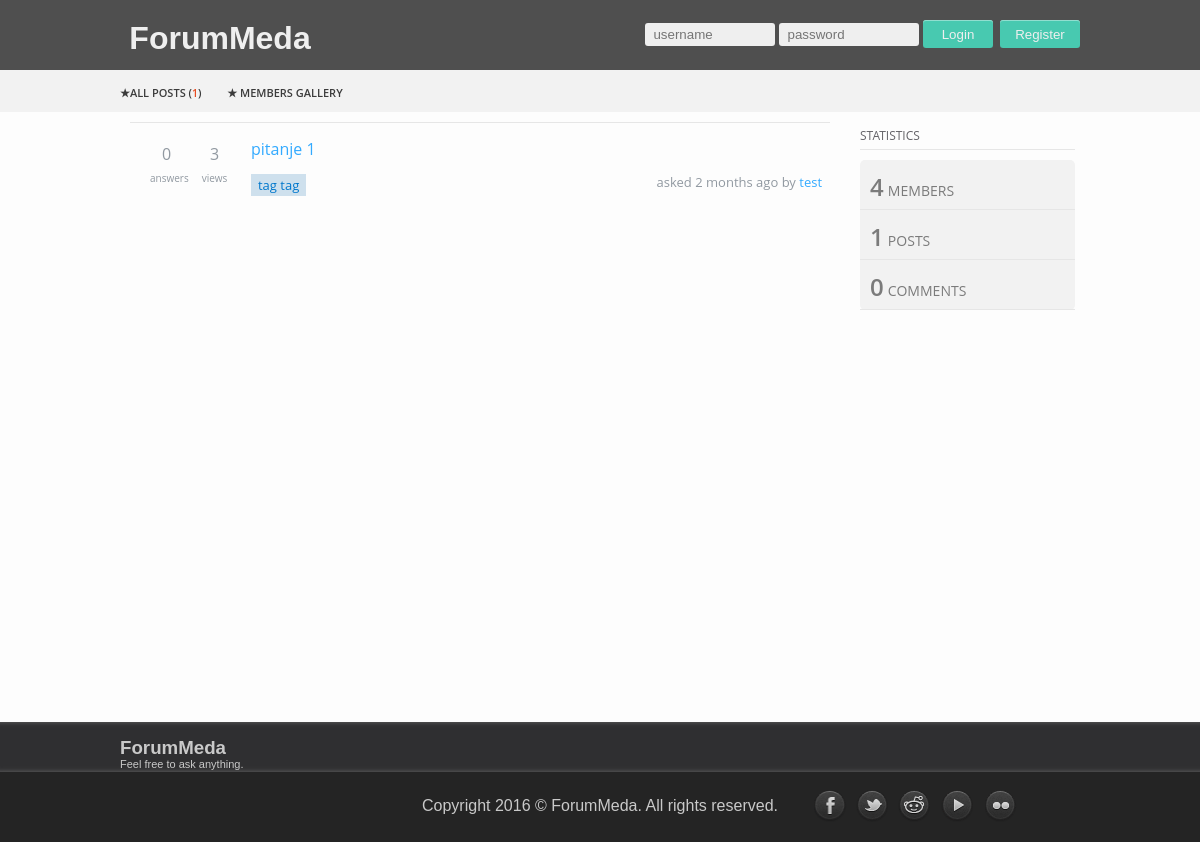
The page /gui/index.php on the database as committed earlier.
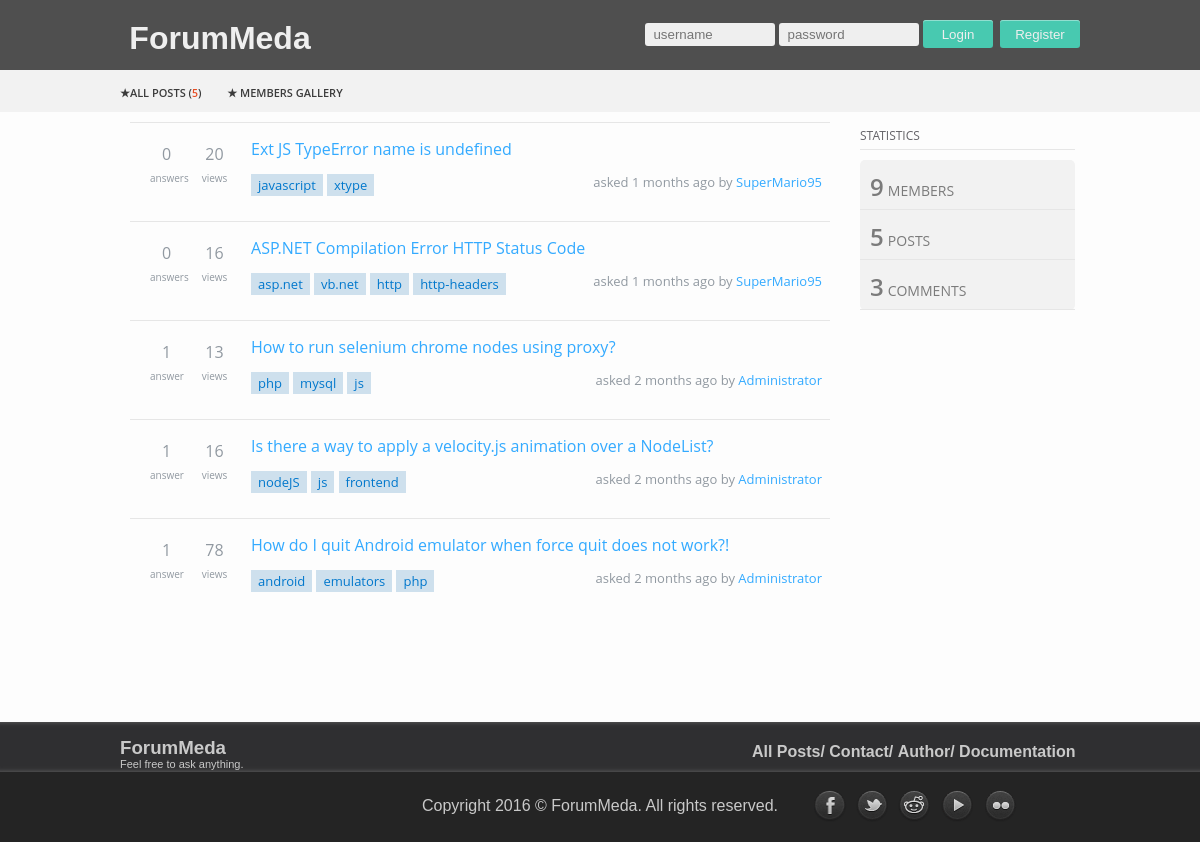
The same page on the database as committed later.
### tables this page shows
CREATE TABLE `posts` (
  `id_posts` int(11) NOT NULL,
  `title` varchar(1000) NOT NULL,
  `description` varchar(5000) NOT NULL,
  `username` varchar(20) NOT NULL,
  `votes` int(11) NOT NULL,
  `views` int(10) NOT NULL,
  `time` timestamp NOT NULL DEFAULT CURRENT_TIMESTAMP,
  `tags` varchar(100) NOT NULL
);

CREATE TABLE `menu` (
  `id_menu` int(11) NOT NULL,
  `menu_place` int(2) NOT NULL,
  `name` varchar(55) NOT NULL,
  `link` varchar(350) NOT NULL,
  `parent` varchar(20) NOT NULL
);

### gui/content.php (the view, shortened to what this page needs)
<div id="sadrzaj">
	<?php
		include('konekcija.php');
		if(isset($_GET['pn']))
		{
			$pn=preg_replace('#[^0-9]#i','',$_GET['pn']);
		}
		else
		{
			$pn=1;
		}
		$items_per_page=5;
		$pagination_display='';
		if(isset($_REQUEST['rbKategorija'])){
			$upit = "SELECT * FROM posts where tags LIKE '%".$_REQUEST['rbKategorija']."%'";
			include("konekcija.php");
			$rezultat = mysql_query($upit, $konekcija);
			mysql_close($konekcija);
		while($red = mysql_fetch_array($rezultat)){
			$title = $red['title'];
			$idpost = $red['id_posts'];
			$description = $red['description'];
			$username = $red['username'];
			$tags = $red['tags'];
			$time = $red['time'];
			$tags = explode(',', $tags);
			$tagovi='';
			foreach($tags as $r){
				$tagovi .= "<span class='paket_desno_tagovi_tag'>$r</span> ";
			}
			$time = time() - strtotime($time);
			if ($time<60) {
				if($time == 1){
					$time = round($time)." sec";
				}else{
					$time = round($time)." secs";
				}
			} else if ($time<3600-1) {
				if(($time>60) && ($time<3600-1)){
					$time = round($time / 60)." mins";
				}else{
					$time = round($time / 60)." min";
				}
			} else if ($time<86400) {
				$time = round($time / 60 / 60)." hours";
			}else if ($time<604800) {
				$time = round($time / 60 / 60 / 60 +1)." days";
			}else if ($time<31536000) {
				$time = round($time / 60 / 60 / 60 / 12 + 1)." months";
			}else{
				$time = round($time / 60 / 60 / 60 / 60 /60 + 1)." years";
			}
			$pomocna = '';
			if(!isset($_SESSION['id_users'])){
				$pomocna = "<a href='#' class='titlenolog'>$title</a>";
			}else{
				$pomocna = "<a href='index.php?page=7&title=$title&username=$username&idposta=$idpost'>$title</a>";
				$_SESSION['pomocniurl'] = "$title";
			}
			$upit3 = "SELECT COUNT(*) as ukupno FROM comments c  INNER JOIN posts p ON c.id_posts=p.id_posts WHERE c.id_posts= '".$idpost."'";
				include("konekcija.php");
				$comments = mysql_query($upit3, $konekcija);
				mysql_close($konekcija);
				$pom3 = mysql_fetch_assoc($comments);
				$broj_komentara = $pom3['ukupno'];
				$odgovori = '';
				if($broj_komentara == 1){
					$odgovori = "answer";
				}else{
					$odgovori = "answers";
				}
			$upit4 = "SELECT views FROM posts WHERE id_posts= '".$idpost."'";
				include("konekcija.php");
				$result2 = mysql_query($upit4, $konekcija);
				mysql_close($konekcija);
				$broj_pregleda = '';
				while($row = mysql_fetch_array($result2)){
					$broj_pregleda = $red['views'];
				}
				if($broj_pregleda == 1){
					$pregledi = "view";
				}else{
					$pregledi = "views";
				}
			echo ("<div class='sadrzaj_paket'>
			<div class='paket_levo'>
				<div class='paket_levo_glasovi'>
					<span class='paket_levo_glasovi_broj'>$broj_komentara</span>
					<span class='paket_levo_glasovi_tekst'>$odgovori</span>
				</div>
				<div class='paket_levo_glasovi'>
					<span class='paket_levo_glasovi_broj'>$broj_pregleda</span>
					<span class='paket_levo_glasovi_tekst'> $pregledi</span>
				</div>
			</div>
			<div class='paket_desno'>
				<div class='paket_desno_naslov'>$pomocna</div>
				<div class='paket_desno_tagovi'>
					$tagovi
				</div>
				<div class='paket_desno_opis'>
					<span class='paket_desno_opis_time'>asked ".$time." ago&nbsp;by</span>
					<span class='paket_desno_opis_user'><a href='index.php?page=4&usernamem=$username'>$username</a></span>
				</div>
			</div>
		</div>
		<div class='cisti'></div>");
		}
		}else{
			$upit = "SELECT * FROM posts  ORDER BY time DESC LIMIT ".($pn-1)*$items_per_page.",$items_per_page";
			include("konekcija.php");
			$rezultat = mysql_query($upit, $konekcija);
		while($red = mysql_fetch_array($rezultat)){
			$title = $red['title'];
			$idpost = $red['id_posts'];
			$username = $red['username'];
			$tags = $red['tags'];
			$time = $red['time'];
			$tags = explode(',', $tags);
			$tagovi='';
			foreach($tags as $r){
				$tagovi .= "<span class='paket_desno_tagovi_tag'>$r</span> ";
			}
			$time = time() - strtotime($time);
			if ($time<60) {
				if($time == 1){
					$time = round($time)." sec";
				}else{
					$time = round($time)." secs";
				}
			} else if ($time<3600-1) {
				if(($time>60) && ($time<3600-1)){
					$time = round($time / 60)." mins";
				}else{
					$time = round($time / 60)." min";
				}
			} else if ($time<86400) {
				$time = round($time / 60 / 60)." hours";
			}else if ($time<604800) {
				$time = round($time / 60 / 60 / 60 +1)." days";
			}else if ($time<31536000) {
				$time = round($time / 60 / 60 / 60 / 12 + 1)." months";
			}else{
				$time = round($time / 60 / 60 / 60 / 60 /60 + 1)." years";
			}
			$pomocna = '';
			if(!isset($_SESSION['id_users'])){
				$pomocna = "<a href='#' class='titlenolog'>$title</a>";
			}else{
				$pomocna = "<a href='index.php?page=7&title=$title&username=$username&idposta=$idpost'>$title</a>";
				$_SESSION['pomocniurl'] = "$title";
			}
			$upit3 = "SELECT COUNT(*) as ukupno FROM comments c  INNER JOIN posts p ON c.id_posts=p.id_posts WHERE c.id_posts= '".$idpost."'";
				include("konekcija.php");
				$comments = mysql_query($upit3, $konekcija);
				$pom3 = mysql_fetch_assoc($comments);
				$broj_komentara = $pom3['ukupno'];
				$odgovori = '';
				if($broj_komentara == 1){
					$odgovori = "answer";
				}else{
					$odgovori = "answers";
				}
			$upit4 = "SELECT views FROM posts WHERE id_posts= '".$idpost."'";
				include("konekcija.php");
				$result2 = mysql_query($upit4, $konekcija);
				$broj_pregleda = '';
				while($row = mysql_fetch_array($result2)){
					$broj_pregleda = $red['views'];
				}
				if($broj_pregleda == 1){
					$pregledi = "view";
				}else{
					$pregledi = "views";
				}
			echo ("<div class='sadrzaj_paket'>
			<div class='paket_levo'>
				<div class='paket_levo_glasovi'>
					<span class='paket_levo_glasovi_broj'>$broj_komentara</span>
					<span class='paket_levo_glasovi_tekst'>$odgovori</span>
				</div>
				<div class='paket_levo_glasovi'>
					<span class='paket_levo_glasovi_broj'>$broj_pregleda</span>
					<span class='paket_levo_glasovi_tekst'> $pregledi</span>
				</div>
			</div>
			<div class='paket_desno'>
				<div class='paket_desno_naslov'>$pomocna</div>
				<div class='paket_desno_tagovi'>
					$tagovi
				</div>
				<div class='paket_desno_opis'>
					<span class='paket_desno_opis_time'>asked ".$time." ago&nbsp;by</span>
					<span class='paket_desno_opis_user'><a href='index.php?page=4&usernamem=$username'>$username</a></span>
				</div>
			</div>
		</div>
		<div class='cisti'></div>");
		}echo ("<div id='pagination'>$pagination_display</div>");
		}
	?>
</div>
<div id="desno">
	<?php
		include("widget.php");
	?>
</div>

### gui/index.php (shortened to what this page needs)
<!DOCTYPE html PUBLIC "-//W3C//DTD XHTML 1.0 Strict//EN" "http://www.w3.org/TR/xhtml1/DTD/xhtml1-strict.dtd">
<html>
<head>
		<link rel="stylesheet" type="text/css" href="css/style.css"/>
		<link rel="stylesheet" type="text/css" href="css/class.css"/>
		<link rel="stylesheet" type="text/css" href="css/lightbox.min.css"/>
</head>
	<body onLoad='ajaxprovera();'>
		<?php
			include("header.php");
		?>
		<?php
			include("menu.php");
		?>
		<div id="wrapper">
			<?php
				if(isset($_REQUEST['page'])){
					$page=$_REQUEST['page'];
				}else{
					$page=100;
				}
				switch($page){
					default: include("content.php");break;
				}
			?>
		</div>
        <?php
			include("footer.php");
		?>
	</body>
</html>

### gui/header.php (shortened to what this page needs)
<div id="header">
	<?php
		if(!isset($_SESSION['id_users'])){
			echo (
				"<div id='container'>
					<span id='logo'><h1><a href='index.php?page=0'>ForumMeda</a></h1></span>
					<span id='login'>
						<form action='". $_SERVER['PHP_SELF'] ."' method='GET' id='loginforma' name='loginforma'>
							<input type='text' id='tbUsername' name='tbUsername' placeholder=' username'/>
							<input type='password' id='tbPassword' name='tbPassword' placeholder=' password'/>
							<input type='submit' id='btnLogin' name='btnLogin' value='Login'/>
						</form>
						<form action='index.php?page=2' method='POST' id='registerforma' name='registerforma'>
							<input type='submit' id='btnRegister' name=btnRegister' value='Register'/>
						</form>
					</span>
				</div>"
			);
		}
	?>
</div>

### gui/menu.php (shortened to what this page needs)
<?php
	$upit1 = "SELECT COUNT(*) as ukupno FROM posts";
		include("konekcija.php");
		$posts = mysql_query($upit1, $konekcija);
	$pom1 = mysql_fetch_assoc($posts);
	$broj_postova = $pom1['ukupno'];
?>
<div id="mainmenuwrapper">
	<div id="mainmenu">
		<ul id='navmenu'>
			<?php
				if(@$_REQUEST['page']=='0') {
					echo("<li class='active minuspad'><a href='index.php?page=0'><b>&starf;</b><span> ALL POSTS </span>(<span id='number'>$broj_postova</span>)</a></li>");
				}else {
					echo("<li class='hoveric'><a href='index.php?page=0'><b>&starf;</b><span>ALL POSTS </span>(<span id='number'>$broj_postova</span>)</a></li>");
				}
				if(@$_REQUEST['page']=='11') {
					echo("<li  class='active  minuspad'><a href='index.php?page=11'> <b>&starf;</b> <span> Members gallery </span></a></li>");
				}else {
					echo("<li class='hoveric'><a href='index.php?page=11'>&nbsp;  <b>&starf;</b> <span> Members gallery </span></a></li>");
				}
			?>
		</ul>
	</div>
</div>

### gui/widget.php (shortened to what this page needs)
<?php
	$upit1 = "SELECT COUNT(*) as ukupno FROM posts";
	$upit2 = "SELECT COUNT(*) as ukupno FROM users";
	$upit3 = "SELECT COUNT(*) as ukupno FROM comments";
		include("konekcija.php");
		$posts = mysql_query($upit1, $konekcija);
		$users = mysql_query($upit2, $konekcija);
		$comments = mysql_query($upit3, $konekcija);
	$pom1 = mysql_fetch_assoc($posts);
	$broj_postova = $pom1['ukupno'];
	$pom2 = mysql_fetch_assoc($users);
	$broj_usera = $pom2['ukupno'];
	$pom3 = mysql_fetch_assoc($comments);
	$broj_komentara = $pom3['ukupno'];
		echo (
			"<div id='desnocontent'>
				<p>STATISTICS</p>
				<div id='statistika'>
				<div class='tridela' id='members'>
					<span class='brojevi' id='broj'>$broj_usera</span>
					<span class='spanovi' >MEMBERS</span>
				</div>
				<div class='tridela' id='posts'>
					<span class='brojevi' id='posts'>$broj_postova</span>
					<span class='spanovi'>POSTS</span>
				</div>
				<div class='tridela' id='comments'>
					<span class='brojevi' id='comments'>$broj_komentara</span>
					<span class='spanovi'>COMMENTS</span>
				</div>
			</div>
		");
		echo ("
			</div>
		");
?>

### gui/footer.php (shortened to what this page needs)
<div id="footer">
    <div id="gore">
        <div id="gore2">
			<div id="dole3">
				<a href="index.php?page=0"><h3>ForumMeda</h3><br/><br/>
				<p>Feel free to ask anything.</p></a>
			</div>
			<div id="meni_footer">
				<ul>
			<?php
				$upit = "SELECT * FROM menu WHERE menu_place='2'";
					include("konekcija.php");
					$rezultat = mysql_query($upit, $konekcija);
					while($red = mysql_fetch_array($rezultat)){
						$name = $red['name'];
						$link = $red['link'];
						echo ("<li><a href='$link'>$name</a></li>&nbsp;");
					}
			?>
				</ul>
			</div>
        </div>
    </div>
    <div id="dole">
        <div id="dole2">
        <p>Copyright 2016 &copy; <a href="#">ForumMeda</a>. All rights reserved.</p>
        <div id="mreze">
            <a href="https://www.facebook.com/" target="_blank"><img src="images/socialn/facebook.png"/></a>
            <a href="https://twitter.com/" target="_blank"><img src="images/socialn/twitter.png"/></a>
            <a href="https://www.reddit.com/" target="_blank"><img src="images/socialn/reddit.png"/></a>
            <a href="https://www.youtube.com/" target="_blank"><img src="images/socialn/youtube.png"/></a>
            <a href="https://www.flickr.com/" target="_blank"><img src="images/socialn/flickr.png"/></a>
        </div>
        </div>
    </div>
</div>

Rows that differ between the two databases and show on the page:
removed posts: broj_komentara "0", odgovori "answers", views "3", views "views", title "pitanje 1", tags "tag tag", time "2 months", username "test"
added posts: broj_komentara "0", odgovori "answers", views "20", views "views", title "Ext JS TypeError name is undefined", tags "javascript", tags "xtype", time "1 months", username "SuperMario95", shown under "ForumMeda"
added posts: broj_komentara "0", odgovori "answers", views "16", views "views", title "ASP.NET Compilation Error HTTP Status Code", tags "asp.net", tags "vb.net", tags "http", tags "http-headers", time "1 months", username "SuperMario95", shown under "ForumMeda"
added posts: broj_komentara "1", odgovori "answer", views "13", views "views", title "How to run selenium chrome nodes using proxy?", tags "php", tags "mysql", tags "js", time "2 months", username "Administrator", shown under "ForumMeda"
added posts: broj_komentara "1", odgovori "answer", views "16", views "views", title "Is there a way to apply a velocity.js animation over a NodeList?", tags "nodeJS", tags "js", tags "frontend", time "2 months", username "Administrator", shown under "ForumMeda"
added posts: broj_komentara "1", odgovori "answer", views "78", views "views", title "How do I quit Android emulator when force quit does not work?!", tags "android", tags "emulators", tags "php", time "2 months", username "Administrator", shown under "ForumMeda"
added menu: name "All Posts/"
added menu: name "Contact/"
added menu: name "Author/"
added menu: name "Documentation"
Other text that changed with them:
$broj_postova: "1" → "5"
$broj_usera: "4" → "9"
$broj_komentara: "0" → "3"
